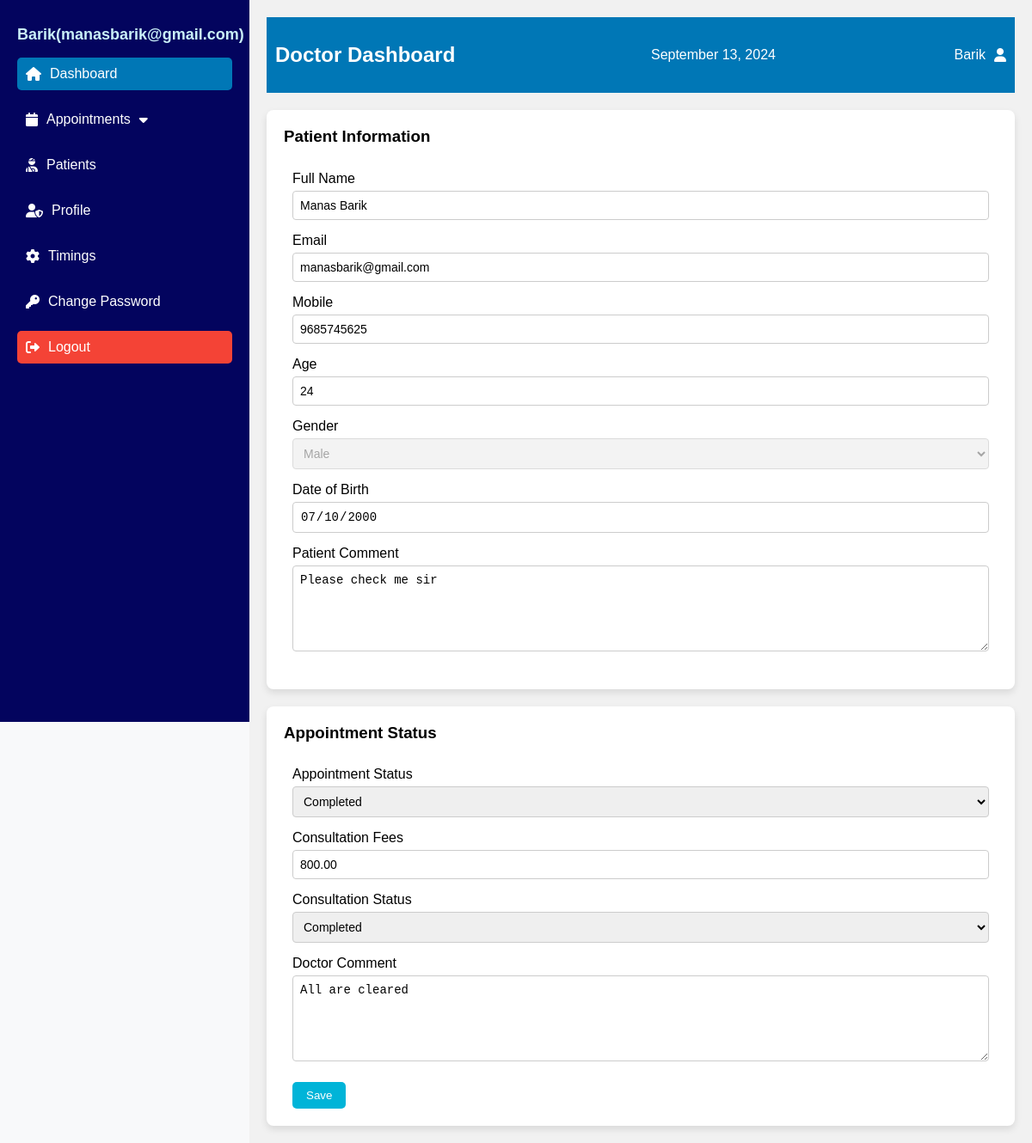
Page /appointment/06EQRK9P/ (signed in) on the committed database.
### doctorapp/models.py (models this page shows, shortened)
class Appointment(models.Model):
    STATUS_CHOICES = [
        ('booked', 'Booked'),
        ('cancelled', 'Cancelled'),
        ('completed', 'Completed'),
    ]
    CONSULTATION_STATUS_CHOICES = [
        ('pending', 'Pending'),
        ('completed', 'Completed'),
        ('failed', 'Failed'),
    ]
    apt_no = models.CharField(max_length=20,primary_key=True)
    apt_date = models.DateField()
    doctor = models.ForeignKey(DoctorProfile, on_delete=models.CASCADE)
    patient = models.ForeignKey(PatientProfile, on_delete=models.CASCADE)
    patient_name = models.CharField(max_length=255)
    patient_email = models.EmailField()
    patient_phone = models.CharField(max_length=20)
    patient_age = models.PositiveIntegerField()
    patient_dob = models.DateField()
    patient_gender = models.CharField(max_length=10)
    patient_comment = models.TextField(blank=True, null=True)
    doctor_comment = models.TextField(blank=True, null=True)
    consultation_fees = models.DecimalField(max_digits=10, decimal_places=2, default=0.00)
    status = models.CharField(max_length=20, choices=STATUS_CHOICES, default='booked')
    consultation_status = models.CharField(max_length=20, choices=CONSULTATION_STATUS_CHOICES, default='pending')

### authapp/models.py (models this page shows, shortened)
class DoctorProfile(models.Model):
    user = models.OneToOneField(User, on_delete=models.CASCADE)
    phone = models.CharField(max_length=20)
    department = models.ForeignKey(Department, on_delete=models.SET_NULL, null=True)
    gender = models.CharField(max_length=10, choices=[('male', 'Male'), ('female', 'Female'), ('other', 'Other')])
    designation = models.CharField(max_length=100, blank=True, null=True)
    qualification = models.CharField(max_length=100, blank=True, null=True)
    experience = models.PositiveIntegerField(default=0)
    specialization = models.CharField(max_length=100, blank=True, null=True)
    bio = models.TextField(max_length=500, blank=True, null=True)
    consultant_fees = models.DecimalField(max_digits=10, decimal_places=2, default=0.00)
    profile_image = models.ImageField(upload_to='images/', blank=True, null=True)
    address = models.CharField(max_length=255, blank=True, null=True)
    is_doctor = models.BooleanField(default=True)

### doctorapp/views.py (the view, shortened to what this page needs)
# urls.py: path('appointment/<str:apt_no>/', patient_view, name='patient_view'),
@login_required
def patient_view(request, apt_no):
    appointment = get_object_or_404(Appointment, apt_no=apt_no)
    return render(request, 'patient_view.html', {'appointment': appointment})

### doctorapp/templates/patient_view.html (shortened to what this page needs)
{% load static %}
<!DOCTYPE html>
<html lang="en">
<head>
  <link rel="stylesheet" type="text/css" href="{% static 'css/doctorcss/styles.css' %}">
  <link rel="stylesheet" href="https://cdnjs.cloudflare.com/ajax/libs/font-awesome/6.0.0-beta3/css/all.min.css">
</head>
<body>
  <div class="container">
    <nav class="sidebar">
      <div class="logo">
        <h2>{{ request.session.user_name }}({{ request.session.department_name }})</h2>
      </div>
      <ul class="nav-links">
        <li><a href="{% url 'doctor_dashboard' %}" class="active"><i class="fas fa-home"></i> Dashboard</a></li>
        <li class="dropdown">
          <a href="" class="dropdown-toggle"><i class="fas fa-calendar"></i> Appointments <i class="fas fa-caret-down"></i></a>
        </li>
        <li><a href="{% url 'doctor_patient_list' %}"><i class="fas fa-user-injured"></i> Patients</a></li>
        <li><a href="{% url 'doctor_profile' %}"><i class="fas fa-user-shield"></i> Profile</a></li>
        <li><a href="{% url 'doctor_timing' %}"><i class="fas fa-cog"></i> Timings</a></li>
        <li><a href="{% url 'doctor_update_password' %}"><i class="fas fa-key"></i> Change Password</a></li>
        <li><a href="{% url 'logout' %}" class="logout"><i class="fas fa-sign-out-alt"></i> Logout</a></li>
      </ul>
    </nav>
    <div class="main-content">
      <header>
        <h2>Doctor Dashboard</h2>
        <div class="date"></div>
        <div class="user-profile">
          <span>{{ request.session.user_name }}</span>
          <i class="fas fa-user"></i>
        </div>
      </header>
      <div class="form-container">
        <div class="box box-1">
            <h3>Patient Information</h3>
            <div class="form-group">
                <div class="form-field">
                    <label for="fullname">Full Name</label>
                    <input type="text" id="fullname" name="fullname" value="{{ appointment.patient_name }}" readonly>
                </div>
                <div class="form-field">
                    <label for="email">Email</label>
                    <input type="email" id="email" name="email" value="{{ appointment.patient_email }}" readonly>
                </div>
                <div class="form-field">
                    <label for="mobile">Mobile</label>
                    <input type="tel" id="mobile" name="mobile" value="{{ appointment.patient_phone }}" readonly>
                </div>
                <div class="form-field">
                    <label for="age">Age</label>
                    <input type="number" id="age" name="age" value="{{ appointment.patient_age }}" readonly>
                </div>
                <div class="form-field">
                    <label for="gender">Gender</label>
                    <select id="gender" name="gender" disabled>
                        <option value="male" {% if appointment.patient_gender == 'male' %}selected{% endif %}>Male</option>
                    </select>
                </div>
                <div class="form-field">
                    <label for="dob">Date of Birth</label>
                    <input type="date" id="dob" name="dob" value="{{ appointment.patient_dob|date:'Y-m-d' }}" readonly>
                </div>
                <div class="form-field full-width">
                    <label for="comment">Patient Comment</label>
                    <textarea id="comment" name="comment" readonly>{{ appointment.patient_comment }}</textarea>
                </div>
            </div>
        </div>
        <div class="box box-2">
            <h3>Appointment Status</h3>
            <form method="post">
                <div class="form-group">
                    <div class="form-field">
                        <label for="status">Appointment Status</label>
                        <select id="status" name="status">
                            <option value="completed" {% if appointment.status == 'completed' %}selected{% endif %}>Completed</option>
                        </select>
                    </div>
                    <div class="form-field">
                        <label for="fees">Consultation Fees</label>
                        <input type="number" id="fees" name="fees" value="{{ appointment.doctor.consultant_fees }}">
                    </div>
                    <div class="form-field">
                        <label for="consultation-status">Consultation Status</label>
                        <select id="consultation-status" name="consultation-status">
                            <option value="completed" {% if appointment.consultation_status == 'completed' %}selected{% endif %}>Completed</option>
                        </select>
                    </div>
                    <div class="form-field full-width">
                        <label for="doctor-comment">Doctor Comment</label>
                        <textarea id="doctor-comment" name="doctor-comment">{{ appointment.doctor_comment }}</textarea>
                    </div>
                </div>
                <button type="submit" class="filter">Save</button>
            </form>
        </div>
    </div>
        </div>
    </div>
</body>
</html>

### static/css/doctorcss/styles.css (style rules this page uses)
body { font-family: 'Arial', sans-serif; margin: 0; padding: 0; background-color: #f8f9fa; }
.container { display: flex; }
.sidebar { width: 250px; background-color: #03045e; height: 100vh; color: white; padding: 20px; }
.logo h2 { text-align: center; font-size: 18px; margin: 10px 0; color: #caf0f8; }
.nav-links { list-style-type: none; padding: 0; }
.nav-links li { margin-bottom: 15px; }
.nav-links a { text-decoration: none; color: white; font-size: 16px; display: flex; align-items: center; padding: 10px; border-radius: 5px; transition: background 0.3s; }
.nav-links a:hover, .nav-links a.active { background-color: #0077b6; }
.nav-links i { margin-right: 10px; }
.logout { background-color: #f44336; margin-top: auto; display: block; text-align: center; padding: 10px; border-radius: 5px; color: white; }
.dropdown { position: relative; }
.fa-caret-down { padding-left: 10px; }
.main-content { background-color: #f1f1f1; flex-grow: 1; padding: 20px; }
header { display: flex; justify-content: space-between; align-items: center; background-color: #0077b6; padding: 10px; color: white; }
header .date { margin-left: 20px; }
header .user-profile { display: flex; align-items: center; }
header .user-profile i { margin-left: 10px; }
.filter, .reset { border: none; padding: 8px 16px; margin-left: 10px; text-decoration: none; border-radius: 5px; }
.filter { background-color: #00b4d8; color: #ffffff; }
.form-container { display: grid; flex-wrap: wrap; gap: 20px; margin-top: 20px; }
.box { background-color: #ffffff; padding: 20px; border-radius: 8px; flex: 1; min-width: 300px; box-shadow: 0 4px 8px rgba(0, 0, 0, 0.1); }
.box h3 { margin-top: 0; }
.form-group { display: flex; flex-wrap: wrap; gap: 15px; padding: 10px; }
.form-field { flex: 1; min-width: calc(50% - 15px); }
.form-field.full-width { flex: 1; min-width: 100%; }
.form-field label { display: block; margin-bottom: 5px; }
.form-field input, .form-field select, .form-field textarea { width: 100%; padding: 8px; border: 1px solid #ddd; border-radius: 5px; }
.form-field textarea { height: 100px; resize: vertical; }
.form-group { display: flex; flex-direction: column; flex: 1; min-width: 45%; margin-bottom: 10px; }
.form-group input, .form-group select, .form-group textarea { padding: 8px; border-radius: 4px; border: 1px solid #ccc; font-size: 14px; width: 100%; box-sizing: border-box; }
.form-group textarea { resize: vertical; }

### rows in the picture
Appointment: fullname "Manas Barik", email "manasbarik@gmail.com", mobile "9685745625", age "24", dob "07/10/2000", comment "Please check me sir", status "Completed", fees "800.00", consultation-status "Completed", doctor-comment "All are cleared"

### other values in the picture
{{ request.session.user_name }} "Barik"
{{ request.session.department_name }} "manasbarik@gmail.com"
